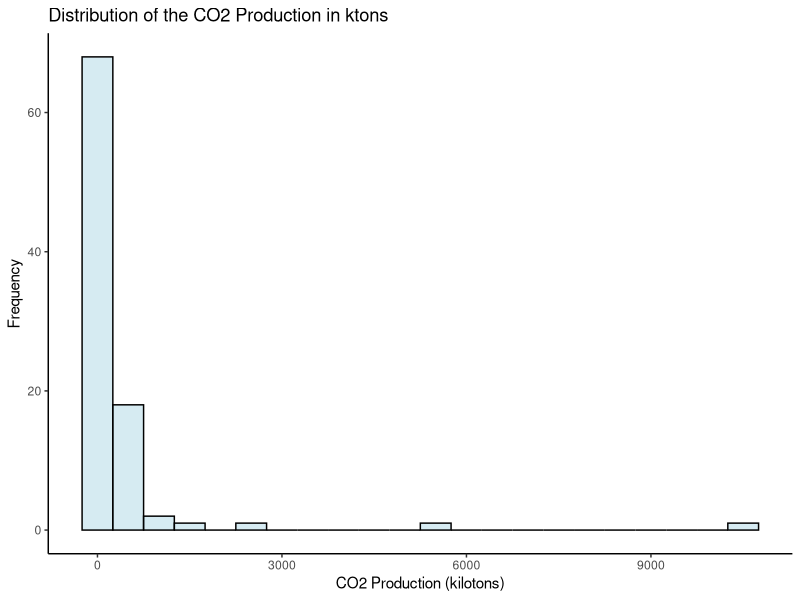
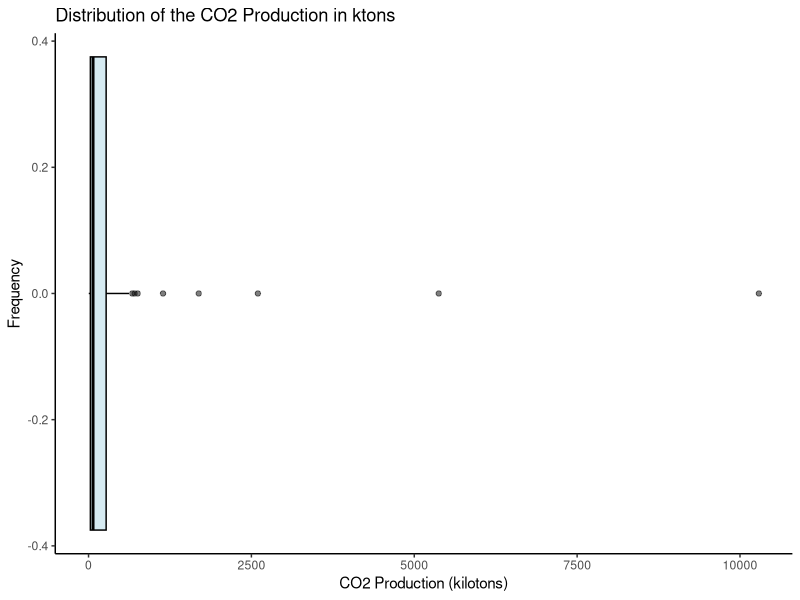
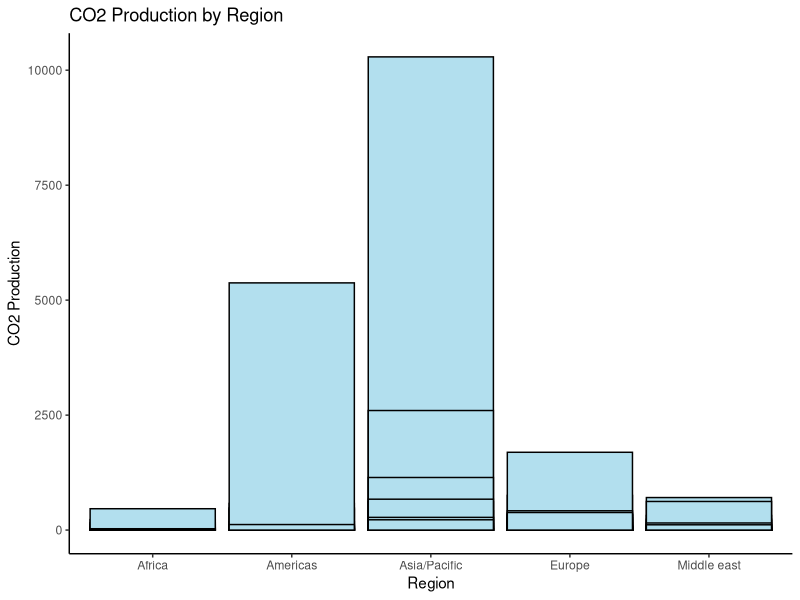
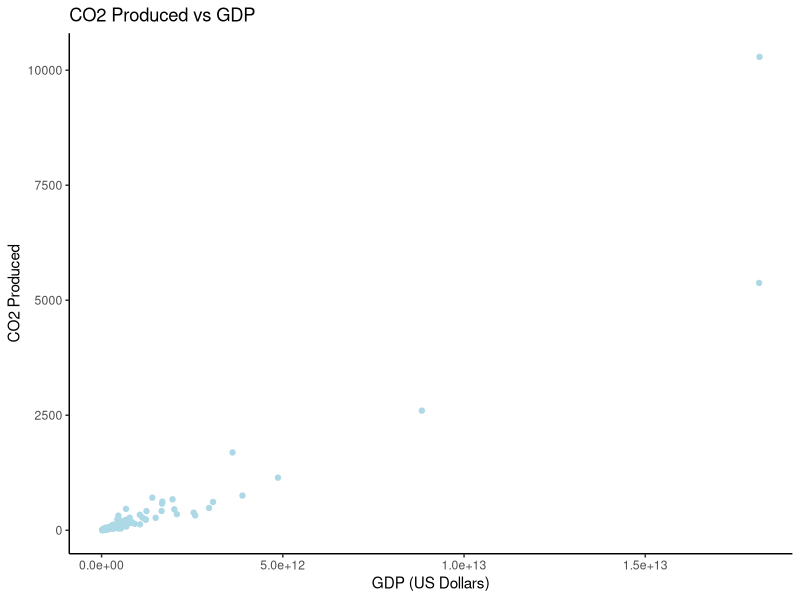
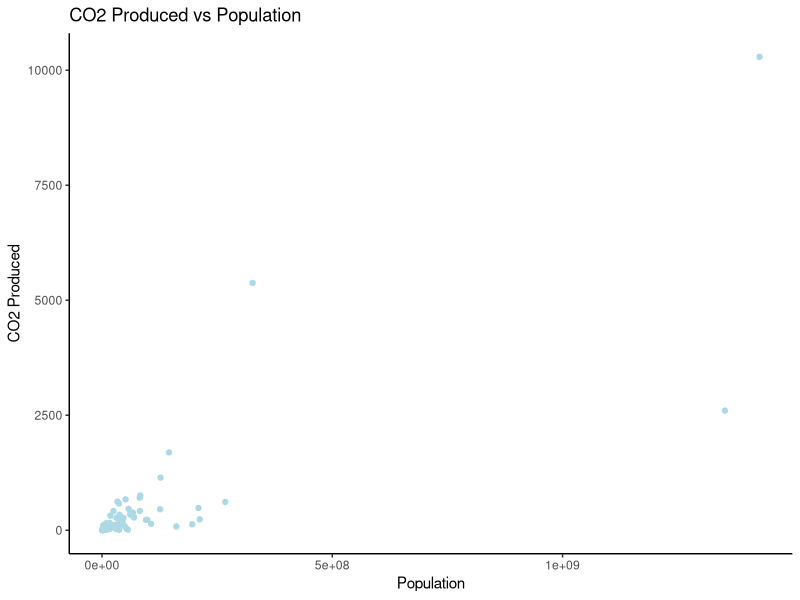
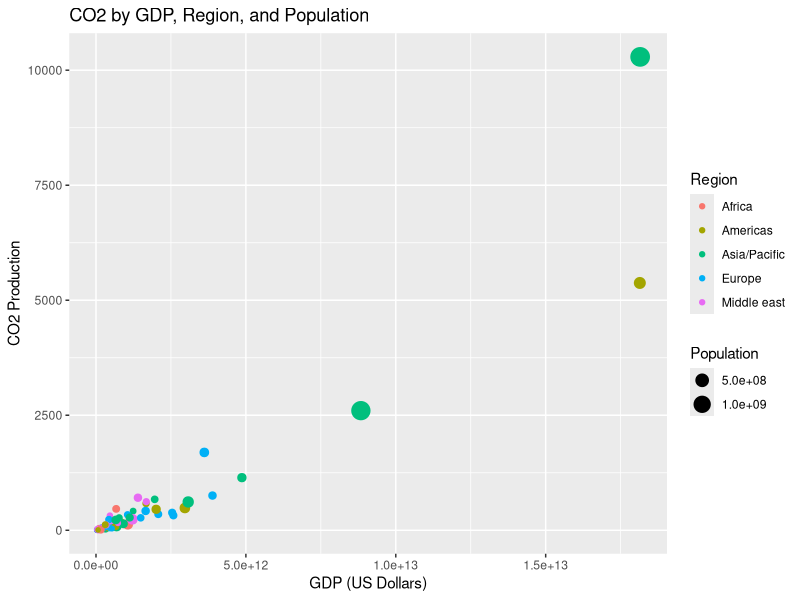

Generate these figures, in order, with R:
## ---- chunk 1
knitr::opts_chunk$set(fig.height=3, fig.width=4, warning=FALSE, tidy=TRUE, tidy.opts=list(width.cutoff=60))
## ---- chunk 2
emissions <- read.csv('Project1_emissions.csv')
attach(emissions)
## ---- chunk 3
library(ggplot2)

emissions_plot <- ggplot(emissions)

emissions_plot + geom_histogram(aes(x=CO2_Produced), binwidth = 500, alpha=.5, position='identity', col="black", fill="lightblue") + labs(title = "Distribution of the CO2 Production in ktons", x="CO2 Production (kilotons)", y="Frequency") + theme_classic()

emissions_plot + geom_boxplot(aes(x=CO2_Produced),alpha=0.5, position='identity', col="black", fill="lightblue") + labs(title = "Distribution of the CO2 Production in ktons", x="CO2 Production (kilotons)", y="Frequency", horizontal=T) + theme_classic()


## ---- chunk 4
mean(emissions$CO2_Produced)
median(CO2_Produced)
sd(CO2_Produced)
summary(CO2_Produced)
## ---- chunk 5
library(RColorBrewer)

emissions_plot + geom_col(aes(x=Region,y=CO2_Produced), col="black", fill="lightblue2",position = "dodge") + scale_fill_brewer(type='seq',palette=1) +theme_classic() +labs(title = "CO2 Production by Region", y="CO2 Production")

## ---- chunk 6
sum(emissions$CO2_Produced[emissions$Region=="Asia/Pacific"])
sum(emissions$CO2_Produced[emissions$Region=="Americas"])
sum(emissions$CO2_Produced[emissions$Region=="Africa"])
sum(emissions$CO2_Produced[emissions$Region=="Europe"])
sum(emissions$CO2_Produced[emissions$Region=="Middle East"])
## ---- chunk 7
emissions_plot + geom_point(aes(x=GDP,y=CO2_Produced), col="lightblue") + labs(title='CO2 Produced vs GDP', x='GDP (US Dollars)',y='CO2 Produced') + theme_classic()

## ---- chunk 8
cor(GDP,CO2_Produced)
## ---- chunk 9
emissions_plot + geom_point(aes(x=Population,y=CO2_Produced), col="lightblue") + labs(title='CO2 Produced vs Population', x='Population',y='CO2 Produced') + theme_classic()

## ---- chunk 10
cor(Population,CO2_Produced)
## ---- chunk 11
emissions_plot + geom_point(aes(x=GDP, y=CO2_Produced, color=Region, size=Population)) + labs(title='CO2 by GDP, Region, and Population',x='GDP (US Dollars)', y='CO2 Production')  
